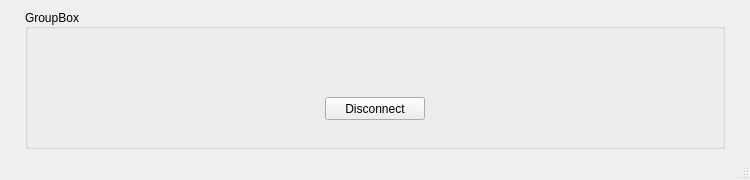
<?xml version="1.0" encoding="UTF-8"?>
<ui version="4.0">
 <class>MainWindow</class>
 <widget class="QMainWindow" name="MainWindow">
  <property name="geometry">
   <rect>
    <x>0</x>
    <y>0</y>
    <width>750</width>
    <height>180</height>
   </rect>
  </property>
  <property name="minimumSize">
   <size>
    <width>750</width>
    <height>180</height>
   </size>
  </property>
  <property name="maximumSize">
   <size>
    <width>750</width>
    <height>180</height>
   </size>
  </property>
  <property name="windowTitle">
   <string>MainWindow</string>
  </property>
  <widget class="QWidget" name="centralwidget">
   <layout class="QGridLayout" name="gridLayout">
    <item row="0" column="0">
     <widget class="QGroupBox" name="connectionGroupBox">
      <property name="minimumSize">
       <size>
        <width>700</width>
        <height>0</height>
       </size>
      </property>
      <property name="maximumSize">
       <size>
        <width>700</width>
        <height>16777215</height>
       </size>
      </property>
      <property name="title">
       <string>GroupBox</string>
      </property>
      <property name="alignment">
       <set>Qt::AlignLeading|Qt::AlignLeft|Qt::AlignVCenter</set>
      </property>
      <layout class="QGridLayout" name="gridLayout_2">
       <item row="0" column="0" colspan="3">
        <widget class="QLabel" name="connectionLbl">
         <property name="minimumSize">
          <size>
           <width>650</width>
           <height>23</height>
          </size>
         </property>
         <property name="maximumSize">
          <size>
           <width>650</width>
           <height>23</height>
          </size>
         </property>
         <property name="text">
          <string/>
         </property>
        </widget>
       </item>
       <item row="1" column="0">
        <spacer name="horizontalSpacer">
         <property name="orientation">
          <enum>Qt::Horizontal</enum>
         </property>
         <property name="sizeHint" stdset="0">
          <size>
           <width>281</width>
           <height>20</height>
          </size>
         </property>
        </spacer>
       </item>
       <item row="1" column="1">
        <widget class="QPushButton" name="disconnectBtn">
         <property name="minimumSize">
          <size>
           <width>100</width>
           <height>23</height>
          </size>
         </property>
         <property name="maximumSize">
          <size>
           <width>100</width>
           <height>23</height>
          </size>
         </property>
         <property name="text">
          <string>Disconnect</string>
         </property>
        </widget>
       </item>
       <item row="1" column="2">
        <spacer name="horizontalSpacer_2">
         <property name="orientation">
          <enum>Qt::Horizontal</enum>
         </property>
         <property name="sizeHint" stdset="0">
          <size>
           <width>281</width>
           <height>20</height>
          </size>
         </property>
        </spacer>
       </item>
      </layout>
     </widget>
    </item>
   </layout>
  </widget>
  <widget class="QMenuBar" name="menubar">
   <property name="geometry">
    <rect>
     <x>0</x>
     <y>0</y>
     <width>750</width>
     <height>21</height>
    </rect>
   </property>
  </widget>
  <widget class="QStatusBar" name="statusbar"/>
 </widget>
 <resources/>
 <connections/>
</ui>
